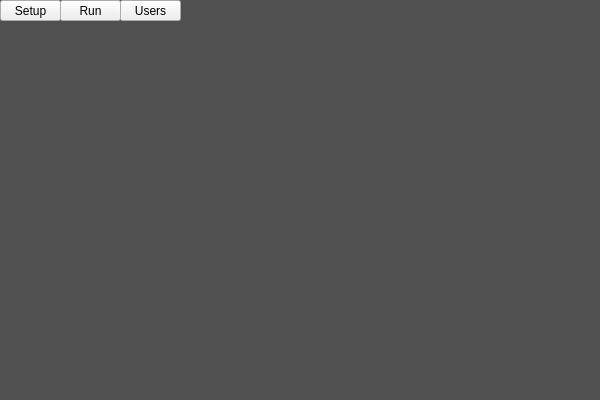
<?xml version="1.0" encoding="UTF-8"?>
<ui version="4.0">
 <class>mainWindow</class>
 <widget class="QDialog" name="mainWindow">
  <property name="geometry">
   <rect>
    <x>0</x>
    <y>0</y>
    <width>600</width>
    <height>400</height>
   </rect>
  </property>
  <property name="windowTitle">
   <string>MRPAC</string>
  </property>
  <widget class="QWidget" name="setupWidget" native="true">
   <property name="geometry">
    <rect>
     <x>0</x>
     <y>0</y>
     <width>600</width>
     <height>400</height>
    </rect>
   </property>
   <property name="styleSheet">
    <string notr="true">QWidget#setupWidget{
background-color: rgb(80, 80, 80);}</string>
   </property>
   <widget class="QToolButton" name="setupButton">
    <property name="geometry">
     <rect>
      <x>0</x>
      <y>0</y>
      <width>61</width>
      <height>21</height>
     </rect>
    </property>
    <property name="text">
     <string>Setup</string>
    </property>
   </widget>
   <widget class="QToolButton" name="runButton">
    <property name="geometry">
     <rect>
      <x>60</x>
      <y>0</y>
      <width>61</width>
      <height>21</height>
     </rect>
    </property>
    <property name="text">
     <string>Run</string>
    </property>
   </widget>
   <widget class="QToolButton" name="usersButton">
    <property name="geometry">
     <rect>
      <x>120</x>
      <y>0</y>
      <width>61</width>
      <height>21</height>
     </rect>
    </property>
    <property name="text">
     <string>Users</string>
    </property>
   </widget>
  </widget>
 </widget>
 <resources/>
 <connections/>
</ui>
